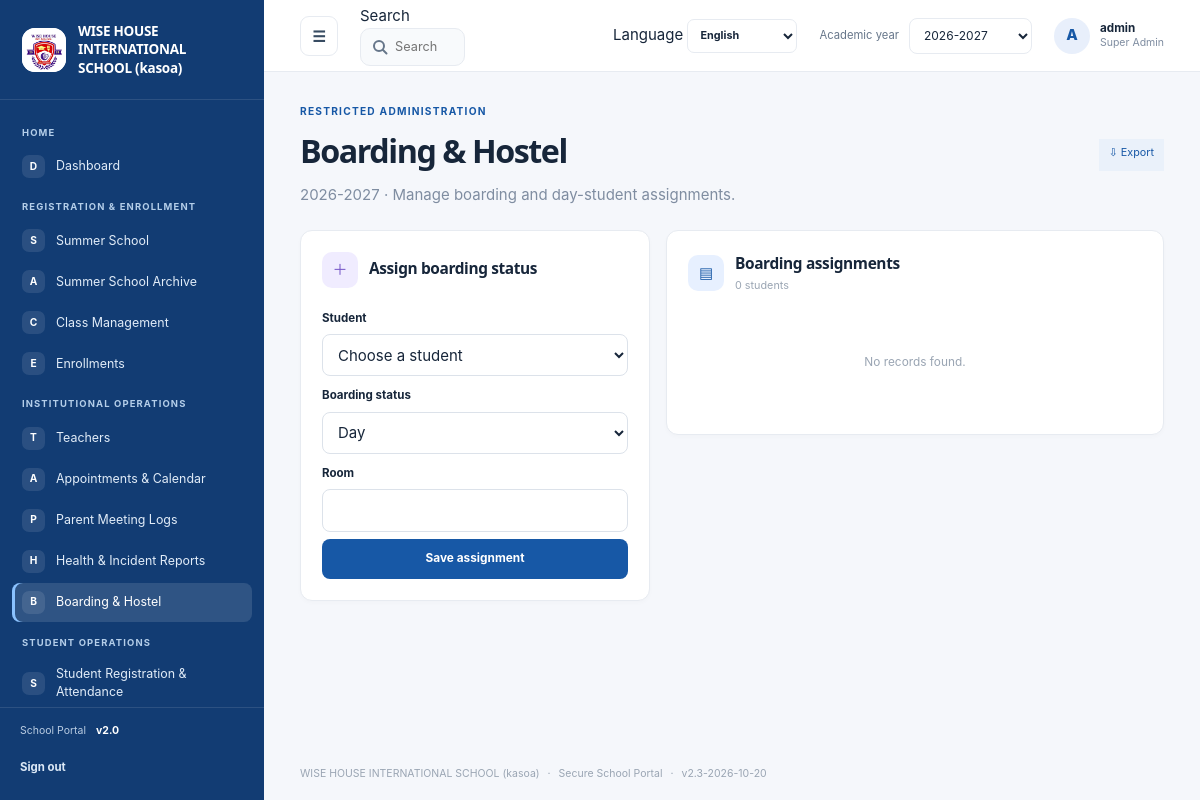
The page /admin/boarding (signed in) on the database its author committed.
### tables this page shows
CREATE TABLE settings (
    key TEXT PRIMARY KEY,
    value TEXT NOT NULL
);

CREATE TABLE navigation_items (
    id INTEGER PRIMARY KEY AUTOINCREMENT,
    category TEXT NOT NULL,
    title TEXT NOT NULL,
    icon TEXT NOT NULL DEFAULT 'circle',
    url_endpoint TEXT NOT NULL,
    route_arg TEXT NOT NULL DEFAULT '',
    is_active INTEGER NOT NULL DEFAULT 1 CHECK (is_active IN (0, 1)),
    display_order INTEGER NOT NULL DEFAULT 0
);

CREATE TABLE users (
    id INTEGER PRIMARY KEY AUTOINCREMENT,
    username TEXT NOT NULL UNIQUE,
    password_hash TEXT NOT NULL,
    role TEXT NOT NULL DEFAULT 'manager'
      CHECK (role IN (
        'super_admin', 'admin', 'manager', 'teacher', 'student', 'parent',
        'health_officer', 'boarding_master'
      )),
    email TEXT UNIQUE,
    teacher_id INTEGER REFERENCES teachers(id) ON DELETE CASCADE,
    student_id INTEGER REFERENCES students(id) ON DELETE CASCADE,
    is_active INTEGER NOT NULL DEFAULT 1 CHECK (is_active IN (0, 1))
);

### school_system/views.py (the view, shortened to what this page needs)
@bp.route("/admin/boarding", methods=("GET", "POST"))
@roles_required("super_admin", "manager", "admin", "boarding_master")
def boarding_management():
    _require_module("boarding")
    db = get_db()
    year_row = db.execute(
        "SELECT value FROM settings WHERE key='academic_year'"
    ).fetchone()
    academic_year = year_row["value"] if year_row else "2026-2027"
    match = re.fullmatch(r"(\d{4})-(\d{4})", academic_year)
    year_start = int(match.group(1)) if match else date.today().year
    students = db.execute(
        "SELECT id,name,grade_level FROM students ORDER BY name"
    ).fetchall()
    records = db.execute(
        "SELECT b.id,b.student_id,b.academic_year,b.residency,b.room,"
        "s.name AS student_name,s.grade_level "
        "FROM boarding_assignments b JOIN students s ON s.id=b.student_id "
        "WHERE b.academic_year=? ORDER BY s.name",
        (year_start,),
    ).fetchall()
    return render_template(
        "boarding.html", students=students, records=records,
        academic_year=academic_year,
    )

### school_system/auth.py (called while the page is built)
@bp.before_app_request
def load_logged_in_user():
    user_id = session.get("user_id")
    if user_id is None:
        session.pop("username", None)
        session.pop("role", None)
        return
    user = get_db().execute(
        "SELECT id, username, role, is_active FROM users WHERE id = ?", (user_id,)
    ).fetchone()
    if user is None or not user["is_active"]:
        session.clear()
    else:
        session["username"] = user["username"]
        session["role"] = user["role"]

def login_required(view):
    @functools.wraps(view)
    def wrapped_view(**kwargs):
        if session.get("user_id") is None:
            return redirect(url_for("auth.login"))
        return view(**kwargs)
    return wrapped_view

def roles_required(*roles):
    def decorator(view):
        @functools.wraps(view)
        @login_required
        def wrapped_view(**kwargs):
            if session.get("role") not in roles:
                abort(403)
            return view(**kwargs)
        return wrapped_view
    return decorator

### school_system/db.py (called while the page is built)
def get_db():
    if "db" not in g:
        g.db = sqlite3.connect(current_app.config["DATABASE"])
        g.db.row_factory = sqlite3.Row
        g.db.execute("PRAGMA foreign_keys = ON")
    return g.db

### school_system/views.py (called while the page is built, shortened)
@bp.app_template_filter("translate")
def translate(text, language="en"):
    if language == "en" or not isinstance(text, str):
        return text

def _module_states(db=None):
    db = db or get_db()
    settings = {
        row["key"]: row["value"]
        for row in db.execute(
            "SELECT key,value FROM settings WHERE key LIKE 'module_%'"
        ).fetchall()
    }
    return {
        name: settings.get("module_" + name, "1" if enabled else "0") == "1"
        for name, enabled in MODULE_DEFAULTS.items()
    }

def _require_module(name):
    if not _module_states().get(name, False):
        abort(404)

### school_system/templates/boarding.html (shortened to what this page needs)
{% extends "base.html" %}
{% from "_export_menu.html" import export_menu with context %}
{% block content %}
  <section class="page-title-row">
    <div><span class="eyebrow">{{ 'RESTRICTED ADMINISTRATION'|translate(language) }}</span><h1>{{ 'Boarding & Hostel'|translate(language) }}</h1><p class="muted">{{ academic_year }} · {{ 'Manage boarding and day-student assignments.'|translate(language) }}</p></div>
      {{ export_menu(url_for('views.export_boarding')) }}
  </section>
  <div class="admin-grid">
    <section class="portal-card user-form-card">
      <div class="card-heading"><div><span class="card-icon lavender">＋</span><div><h2>{{ 'Assign boarding status'|translate(language) }}</h2></div></div></div>
      {% if students %}
        <form method="post" class="stack user-create-form">
          <label for="student-id">{{ 'Student'|translate(language) }}</label>
          <select id="student-id" name="student_id" required><option value="">{{ 'Choose a student'|translate(language) }}</option></select>
          <label for="residency">{{ 'Boarding status'|translate(language) }}</label>
          <select id="residency" name="residency" required><option value="Day">{{ 'Day'|translate(language) }}</option><option value="Boarding">{{ 'Boarding'|translate(language) }}</option></select>
          <label for="room">{{ 'Room'|translate(language) }}</label>
          <input id="room" name="room" maxlength="80">
          <button type="submit">{{ 'Save assignment'|translate(language) }}</button>
        </form>
      {% else %}<div class="card-empty"><p>{{ 'No students yet'|translate(language) }}</p></div>{% endif %}
    </section>
    <section class="portal-card account-list-card">
      <div class="card-heading"><div><span class="card-icon blue">▤</span><div><h2>{{ 'Boarding assignments'|translate(language) }}</h2><p>{{ records|length }} {{ 'students'|translate(language) }}</p></div></div></div>
      {% if records %}
        <div class="table-scroll"><table>
          <thead><tr><th>{{ 'Student'|translate(language) }}</th><th>{{ 'Class / grade'|translate(language) }}</th><th>{{ 'Boarding status'|translate(language) }}</th><th>{{ 'Room'|translate(language) }}</th></tr></thead>
          <tbody>{% for row in records %}<tr><td>{{ row.student_name }}</td><td>{{ row.grade_level }}</td><td>{{ row.residency|translate(language) }}</td><td>{{ row.room or '—' }}</td></tr>{% endfor %}</tbody>
        </table></div>
      {% else %}<div class="card-empty"><p>{{ 'No records found.'|translate(language) }}</p></div>{% endif %}
    </section>
  </div>
{% endblock %}

### school_system/templates/base.html (shortened to what this page needs)
<!doctype html>
<html lang="{{ language or 'en' }}" dir="{{ 'rtl' if language in ('ar',) else 'ltr' }}">
  <head>
    <link rel="stylesheet" href="{{ url_for('static', filename='style.css') }}">
    <link rel="stylesheet" href="{{ url_for('static', filename='portal.css') }}">
  </head>
  <body class="{% block body_class %}portal-body{% endblock %}">
    {% if session.get('user_id') and not public_page|default(false) %}
      <div class="portal-shell" id="portal-shell">
        <aside class="sidebar" id="sidebar" style="background-color: {{ site_settings.sidebar_color }};">
          <a class="school-brand" href="{{ url_for('views.dashboard') }}">
            <span class="school-logo">
              {% if brand_settings.get('logo_filename') %}
                <img src="{{ url_for('views.uploaded_logo', filename=brand_settings.get('logo_filename')) }}" alt="{{ school_name }} logo">
              {% else %}<span class="logo-mark">W</span>{% endif %}
            </span>
            <span class="school-name">{{ school_name }}</span>
          </a>
          <div class="sidebar-scroll" data-scroll-keep="sidebar" data-scroll-global>
            {% set nav_state = namespace(category=None) %}
            {% for item in nav_items %}
              {% if item.category != nav_state.category %}
                {% if not loop.first %}</section>{% endif %}
                <section class="nav-group"><p class="nav-heading">{{ item.category }}</p>
                {% set nav_state.category = item.category %}
              {% endif %}
              <a class="nav-link {% if request.endpoint == item.url_endpoint and (not item.get('resource') or request.view_args.get('resource') == item.get('resource')) %}active{% endif %}"
                href="{{ url_for(item.url_endpoint, resource=item.resource) if item.get('resource') else url_for(item.url_endpoint, module=item.module) if item.get('module') else url_for(item.url_endpoint) }}">
                <span class="nav-icon" aria-hidden="true">{{ item.icon[:1]|upper }}</span><span>{{ item.title }}</span>
              </a>
            {% endfor %}
            {% if nav_items %}</section>{% endif %}
          </div>
          <div class="sidebar-footer">
            <span class="sidebar-version">School Portal <b>v2.0</b></span>
            <form action="{{ url_for('auth.logout') }}" method="post">
              <button class="sidebar-logout" type="submit">{{ 'Sign out'|translate(language) }}</button>
            </form>
          </div>
        </aside>
        <div class="portal-main">
          <header class="topbar">
            <button class="icon-button menu-toggle" id="menu-toggle" type="button" aria-label="Toggle navigation" aria-expanded="true">☰</button>
            {% include "_global_search.html" %}
            <form class="language-select" method="post" action="{{ url_for('views.change_language') }}">
              <label for="portal-language" class="sr-only">Language</label>
              <select id="portal-language" name="language" aria-label="Language" onchange="this.form.submit()">
                {% for code, label in languages.items() %}
                  <option value="{{ code }}" {% if language == code %}selected{% endif %}>{{ label }}</option>
                {% endfor %}
              </select>
            </form>
            <form class="year-select" method="get" action="{{ url_for('views.dashboard') }}">
              <label for="academic-year">{{ 'Academic year'|translate(language) }}</label>
              <select id="academic-year" name="year" onchange="this.form.submit()">
                {% set year = request.args.get('year', academic_year) %}
                {% for option in academic_year_options %}
                  <option value="{{ option }}" {% if year == option %}selected{% endif %}>{{ option }}</option>
                {% endfor %}
              </select>
            </form>
            <a class="profile-chip" href="{{ url_for('views.profile') }}" aria-label="User profile">
              <span class="avatar">{{ session.get('username', 'U')[:1]|upper }}</span>
              <span class="profile-copy"><b>{{ session.get('username') }}</b><small>{{ role_label }}</small></span>
            </a>
          </header>
          <main class="page-content">
            {% block content %}{% endblock %}
          </main>
          <footer class="page-footer">{{ school_name }} <span>·</span> Secure School Portal <span>·</span> v{{ app_version }}</footer>
        </div>
      </div>
    {% else %}
      {% for category, message in get_flashed_messages(with_categories=true) %}
        <p class="flash {{ category }} login-flash" role="status">{{ message|translate(language) }}</p>
      {% endfor %}
      {% block public_content %}{% endblock %}
    {% endif %}
  </body>
</html>

### school_system/templates/_export_menu.html (shortened to what this page needs)
{% macro export_menu(url, label=None) %}
  <details class="export-menu">
    <summary class="button-small secondary-button">⇩ {{ (label or 'Export')|translate(language) }}</summary>
  </details>
{% endmacro %}

### school_system/templates/_global_search.html (shortened to what this page needs)
<div class="global-search" role="search">
  <label for="global-search-input" class="sr-only">{{ 'Search'|translate(language) }}</label>
  <input id="global-search-input" type="search" autocomplete="off" maxlength="60"
    placeholder="{{ 'Search students, teachers, pages…'|translate(language) }}" aria-controls="gs-panel" aria-expanded="false">
</div>

### school_system/static/portal.css (style rules this page uses)
.sidebar-logout { width:100%;min-height:34px;justify-content:flex-start;margin-top:12px;padding:6px 0;background:transparent;color:#dce9f7;font-size:.76rem }
.language-select select { min-height:34px;padding:5px 8px;border:1px solid var(--line);border-radius:7px;background:#fff;color:var(--ink);font-size:.72rem;font-weight:700 }
.secondary-button { min-height:32px;padding:6px 10px;background:#eaf1fa;color:var(--primary);font-size:.72rem }

### school_system/templates/_global_search.html (style rules this page uses)
.global-search { position:relative;flex:1;min-width:0;max-width:460px }
.global-search input { width:100%;min-height:38px;padding:7px 12px 7px 34px;border:1px solid var(--line,#e4e7ec);border-radius:10px;font:inherit;font-size:.85rem;color:var(--ink,#101828) }

### school_system/templates/_export_menu.html (style rules this page uses)
.export-menu { position:relative;display:inline-block }
.export-menu summary { list-style:none;cursor:pointer }

### rows shown on the page
settings: value (picture)
settings: value "WISE HOUSE INTERNATIONAL SCHOOL (kasoa)"
navigation_items: category "HOME", icon "D", title "Dashboard"
navigation_items: category "REGISTRATION & ENROLLMENT", icon "S", title "Summer School"
navigation_items: icon "A", title "Summer School Archive"
navigation_items: icon "C", title "Class Management"
navigation_items: icon "E", title "Enrollments"
navigation_items: category "INSTITUTIONAL OPERATIONS", icon "T", title "Teachers"
navigation_items: icon "A", title "Appointments & Calendar"
navigation_items: icon "P", title "Parent Meeting Logs"
navigation_items: icon "H", title "Health & Incident Reports"
navigation_items: icon "B", title "Boarding & Hostel"
navigation_items: category "STUDENT OPERATIONS", icon "S", title "Student Registration & Attendance"
settings: value "Sign out", value "Search", value "Search students, teachers, pages…", language "English", value "Academic year", value "RESTRICTED ADMINISTRATION", value "Boarding & Hostel", value "Manage boarding and day-student assignments.", value "Export", value "Assign boarding status", value "Student", student_id "Choose a student", value "Boarding status", residency "Day", value "Room", value "Save assignment", value "Boarding assignments", value "students", value "No records found."
settings: year "2026-2027", value "2026-2027"
users: username "A", get "admin"

### other values the page prints
{{ role_label }} "Super Admin"
{{ records|length }} "0"
{{ app_version }} "2.3-2026-10-20"
